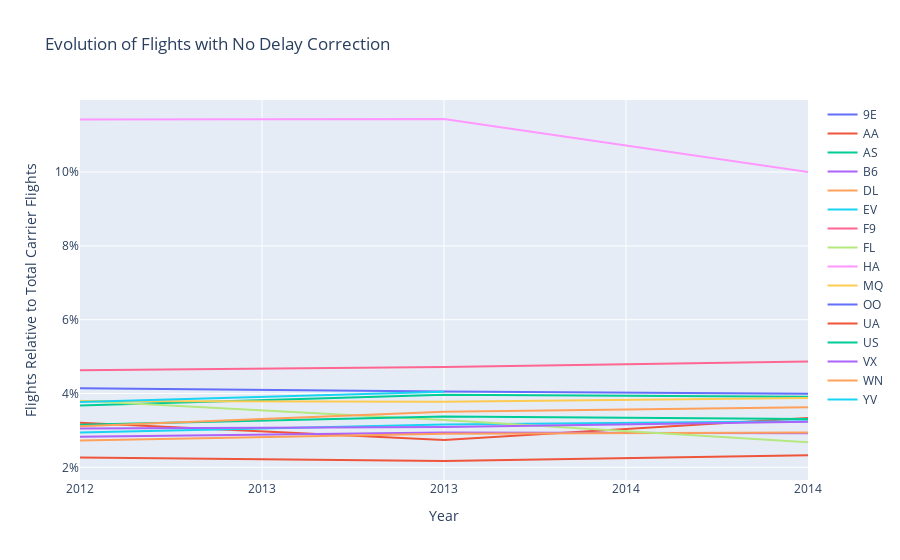

Source (notebook cell):
### Markdown cell above
EVOLUTION OF DELAY CORRECTIONS COUNT RELATIVE TO FLIGHT COUNT PER CARRIER ACROSS INDIVIDUAL YEARS: No Delay Correction

### Code cell
traces = []
changePerCarrierMap = dict()
years = []

for i in range(len(carrierDelayCountEvolution.toPandas()['Year'])):
    if not carrierDelayCountEvolution.toPandas()['Year'][i] in years:
        years.append(carrierDelayCountEvolution.toPandas()['Year'][i])

years.sort()
        
for i in range(len(carrierDelayCountEvolution.toPandas()['Carrier'])):
    if not carrierDelayCountEvolution.toPandas()['Carrier'][i] in changePerCarrierMap:
        changePerCarrierMap[carrierDelayCountEvolution.toPandas()['Carrier'][i]] = []
        
    changePerCarrierMap[carrierDelayCountEvolution.toPandas()['Carrier'][i]].append(carrierDelayCountEvolution.toPandas()['NoDelayCorrection'][i])
    
for key in changePerCarrierMap:
    traces.append(go.Scatter(
        y = changePerCarrierMap[key],
        x = years,
        mode = 'lines',
        name = key))
                  
layout = dict(title = 'Evolution of Flights with No Delay Correction',
              xaxis= dict(title= 'Year',zeroline= False,tickformat='d'),
              yaxis= dict(title= 'Flights Relative to Total Carrier Flights',tickformat=',.0%')
             )

fig = dict(data = traces, layout = layout)

pyo.iplot(fig)

### Figure 1 — Plotly figure (JSON) as saved in the notebook; plotly's stock layout.template omitted (floating-point values rounded to 4 significant figures)
{"data": [{"mode": "lines", "name": "9E", "type": "scatter", "x": [2012, 2013, 2014], "y": [0.02916]}, {"mode": "lines", "name": "AA", "type": "scatter", "x": [2012, 2013, 2014], "y": [0.03207, 0.02739, 0.03336]}, {"mode": "lines", "name": "AS", "type": "scatter", "x": [2012, 2013, 2014], "y": [0.03678, 0.03966, 0.03911]}, {"mode": "lines", "name": "B6", "type": "scatter", "x": [2012, 2013, 2014], "y": [0.02832, 0.02943, 0.02926]}, {"mode": "lines", "name": "DL", "type": "scatter", "x": [2012, 2013, 2014], "y": [0.02728, 0.02909, 0.02946]}, {"mode": "lines", "name": "EV", "type": "scatter", "x": [2012, 2013, 2014], "y": [0.02945, 0.03159, 0.03246]}, {"mode": "lines", "name": "F9", "type": "scatter", "x": [2012, 2013, 2014], "y": [0.04628, 0.04718, 0.04868]}, {"mode": "lines", "name": "FL", "type": "scatter", "x": [2012, 2013, 2014], "y": [0.03802, 0.03281, 0.02679]}, {"mode": "lines", "name": "HA", "type": "scatter", "x": [2012, 2013, 2014], "y": [0.1143, 0.1144, 0.1]}, {"mode": "lines", "name": "MQ", "type": "scatter", "x": [2012, 2013, 2014], "y": [0.038, 0.03777, 0.0388]}, {"mode": "lines", "name": "OO", "type": "scatter", "x": [2012, 2013, 2014], "y": [0.04142, 0.04057, 0.03994]}, {"mode": "lines", "name": "UA", "type": "scatter", "x": [2012, 2013, 2014], "y": [0.02264, 0.02171, 0.02324]}, {"mode": "lines", "name": "US", "type": "scatter", "x": [2012, 2013, 2014], "y": [0.03152, 0.03379, 0.03311]}, {"mode": "lines", "name": "VX", "type": "scatter", "x": [2012, 2013, 2014], "y": [0.03053, 0.03089, 0.03238]}, {"mode": "lines", "name": "WN", "type": "scatter", "x": [2012, 2013, 2014], "y": [0.03113, 0.03505, 0.03631]}, {"mode": "lines", "name": "YV", "type": "scatter", "x": [2012, 2013, 2014], "y": [0.03773, 0.04046]}], "layout": {"autosize": true, "title": {"text": "Evolution of Flights with No Delay Correction"}, "xaxis": {"autorange": true, "range": [2012, 2014], "tickformat": "d", "title": {"text": "Year"}, "type": "linear", "zeroline": false}, "yaxis": {"autorange": true, "range": [0.01656, 0.1195], "tickformat": ",.0%", "title": {"text": "Flights Relative to Total Carrier Flights"}, "type": "linear"}}}
